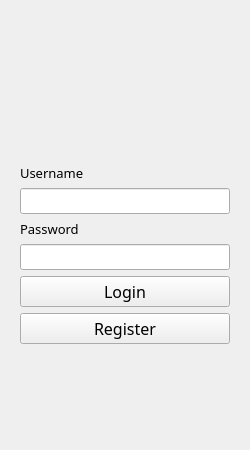
<?xml version="1.0" encoding="UTF-8"?>
<ui version="4.0">
 <class>login</class>
 <widget class="QWidget" name="login">
  <property name="geometry">
   <rect>
    <x>0</x>
    <y>0</y>
    <width>250</width>
    <height>450</height>
   </rect>
  </property>
  <property name="minimumSize">
   <size>
    <width>250</width>
    <height>450</height>
   </size>
  </property>
  <property name="maximumSize">
   <size>
    <width>250</width>
    <height>450</height>
   </size>
  </property>
  <property name="windowTitle">
   <string>Form</string>
  </property>
  <layout class="QGridLayout" name="gridLayout">
   <item row="0" column="0">
    <widget class="QWidget" name="widget" native="true">
     <widget class="QLabel" name="avatar">
      <property name="geometry">
       <rect>
        <x>9</x>
        <y>9</y>
        <width>211</width>
        <height>141</height>
       </rect>
      </property>
      <property name="text">
       <string/>
      </property>
     </widget>
    </widget>
   </item>
   <item row="1" column="0">
    <widget class="QWidget" name="widget_2" native="true">
     <layout class="QGridLayout" name="gridLayout_2">
      <item row="1" column="1">
       <widget class="QLineEdit" name="username">
        <property name="font">
         <font>
          <family>Corbel</family>
          <pointsize>10</pointsize>
         </font>
        </property>
        <property name="text">
         <string/>
        </property>
       </widget>
      </item>
      <item row="3" column="1">
       <widget class="QLineEdit" name="password">
        <property name="font">
         <font>
          <family>Corbel</family>
          <pointsize>10</pointsize>
         </font>
        </property>
        <property name="text">
         <string/>
        </property>
        <property name="echoMode">
         <enum>QLineEdit::Password</enum>
        </property>
       </widget>
      </item>
      <item row="2" column="1">
       <widget class="QLabel" name="label_2">
        <property name="font">
         <font>
          <family>Corbel</family>
          <pointsize>10</pointsize>
         </font>
        </property>
        <property name="text">
         <string>Password</string>
        </property>
       </widget>
      </item>
      <item row="5" column="1">
       <widget class="QPushButton" name="register_2">
        <property name="font">
         <font>
          <family>Corbel</family>
          <pointsize>12</pointsize>
         </font>
        </property>
        <property name="cursor">
         <cursorShape>PointingHandCursor</cursorShape>
        </property>
        <property name="text">
         <string>Register</string>
        </property>
       </widget>
      </item>
      <item row="0" column="1">
       <widget class="QLabel" name="label">
        <property name="font">
         <font>
          <family>Corbel</family>
          <pointsize>10</pointsize>
         </font>
        </property>
        <property name="text">
         <string>Username</string>
        </property>
       </widget>
      </item>
      <item row="4" column="1">
       <widget class="QPushButton" name="login_2">
        <property name="font">
         <font>
          <family>Corbel</family>
          <pointsize>12</pointsize>
         </font>
        </property>
        <property name="cursor">
         <cursorShape>PointingHandCursor</cursorShape>
        </property>
        <property name="text">
         <string>Login</string>
        </property>
       </widget>
      </item>
      <item row="6" column="0">
       <spacer name="verticalSpacer">
        <property name="orientation">
         <enum>Qt::Vertical</enum>
        </property>
        <property name="sizeType">
         <enum>QSizePolicy::Fixed</enum>
        </property>
        <property name="sizeHint" stdset="0">
         <size>
          <width>0</width>
          <height>80</height>
         </size>
        </property>
       </spacer>
      </item>
      <item row="6" column="1">
       <widget class="QWidget" name="widget_3" native="true">
        <layout class="QVBoxLayout" name="verticalLayout">
         <item>
          <widget class="QLabel" name="warning">
           <property name="font">
            <font>
             <family>Corbel</family>
             <pointsize>11</pointsize>
            </font>
           </property>
           <property name="toolTip">
            <string>&lt;html&gt;&lt;head/&gt;&lt;body&gt;&lt;p align=&quot;center&quot;&gt;&lt;br/&gt;&lt;/p&gt;&lt;/body&gt;&lt;/html&gt;</string>
           </property>
           <property name="whatsThis">
            <string>&lt;html&gt;&lt;head/&gt;&lt;body&gt;&lt;p align=&quot;center&quot;&gt;&lt;br/&gt;&lt;/p&gt;&lt;/body&gt;&lt;/html&gt;</string>
           </property>
           <property name="text">
            <string/>
           </property>
           <property name="alignment">
            <set>Qt::AlignCenter</set>
           </property>
          </widget>
         </item>
        </layout>
       </widget>
      </item>
     </layout>
    </widget>
   </item>
  </layout>
 </widget>
 <resources/>
 <connections/>
</ui>
